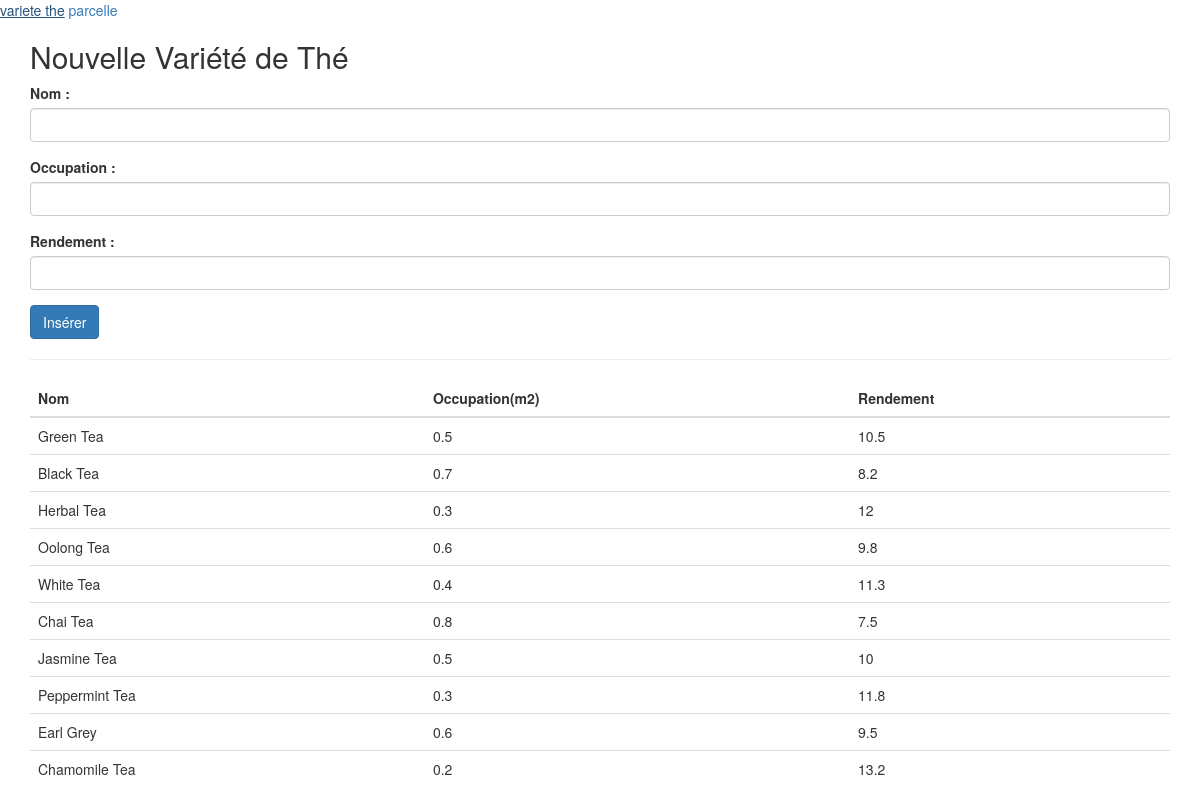
The page /pages/index.php?page=backoffice/Accueil on the database its author committed.
### tables this page shows
create table variete_the(
idvariete_the serial primary key,
nom varchar(20),
occupation float,
rendement float
);

### inc/Connexion.php (called while the page is built, shortened)
<?php
function dbconnect() {
    static $connect = null;
    if ($connect === null) {
        $connect = mysqli_connect('localhost', 'root', '', 'the');
    }
    return $connect;
}
?>

### inc/Fonction.php (called while the page is built, shortened)
<?php
include_once('Connexion.php');
function get_varietes_the() {
    $sql = "SELECT idvariete_the, nom, occupation, rendement FROM variete_the";
    $result = mysqli_query(dbconnect(), $sql);
    $varietes_the = array();
    while ($row = mysqli_fetch_assoc($result)) {
        $varietes_the[] = $row;
    }
    return $varietes_the;
}
?>

### pages/backoffice/Accueil.php (the view, shortened to what this page needs)
<?php
    include('../inc/Fonction.php');
    $varietes_the = get_varietes_the();
?>
<div class="container mt-5">
        <h2>Nouvelle  Variété de Thé</h2>
        <form action="index.php?page=backoffice/Accueil" method="post">
            <div class="form-group">
                <label for="nom">Nom :</label>
                <input type="text" class="form-control" id="nom" name="nom" required>
            </div>
            <div class="form-group">
                <label for="occupation">Occupation :</label>
                <input type="number" class="form-control" id="occupation" name="occupation" required>
            </div>
            <div class="form-group">
                <label for="rendement">Rendement :</label>
                <input type="number" class="form-control" id="rendement" name="rendement" required>
            </div>
            <button type="submit" class="btn btn-primary">Insérer</button>
        </form>
        <hr>
        <table class="table">
            <thead>
                <tr>
                    <th>Nom</th>
                    <th>Occupation(m2)</th>
                    <th>Rendement</th>
                </tr>
            </thead>
            <tbody>
                <?php foreach ($varietes_the as $variete) : ?>
                    <tr>
                        <td><?= $variete['nom']; ?></td>
                        <td><?= $variete['occupation']; ?></td>
                        <td><?= $variete['rendement']; ?></td>
                    </tr>
                <?php endforeach; ?>
            </tbody>
        </table>
</div>

### pages/index.php (shortened to what this page needs)
<?php
$page = isset($_GET['page']) ? $_GET['page'] : "login";
?>
<!DOCTYPE html>
<html lang="en">
<head>
    <link rel="stylesheet" href="../assets/bootstrap-3.3.6-dist/css/bootstrap.css">
</head>
<body>
    <div>
        <a href="index.php?page=backoffice/Accueil">variete the</a>
        <a href="index.php?page=backoffice/Parcelle"> parcelle</a>
        <?php include($page . '.php') ?>
    </div>
</body>
</html>

### rows shown on the page
variete_the: nom "Green Tea", occupation "0.5", rendement "10.5"
variete_the: nom "Black Tea", occupation "0.7", rendement "8.2"
variete_the: nom "Herbal Tea", occupation "0.3", rendement "12"
variete_the: nom "Oolong Tea", occupation "0.6", rendement "9.8"
variete_the: nom "White Tea", occupation "0.4", rendement "11.3"
variete_the: nom "Chai Tea", occupation "0.8", rendement "7.5"
variete_the: nom "Jasmine Tea", occupation "0.5", rendement "10"
variete_the: nom "Peppermint Tea", occupation "0.3", rendement "11.8"
variete_the: nom "Earl Grey", occupation "0.6", rendement "9.5"
variete_the: nom "Chamomile Tea", occupation "0.2", rendement "13.2"
